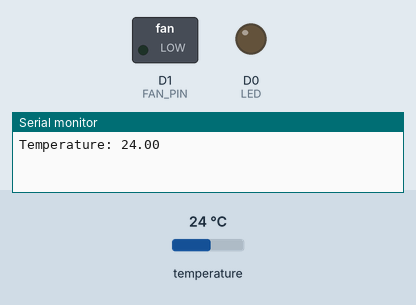
Recording of a program running on a simulated ESP8266 (NodeMCU). Parts: switched loads named in the program (green lamp = pin HIGH), output pins drawn as LEDs (lit = HIGH), the last lines printed to the serial monitor. Inputs (shaded band) come from the test bench; at power-on: temperature 24 °C.

Above: at 1.9 s.
2.0 s: temperature set to 25.6 °C
At 7.2 s:
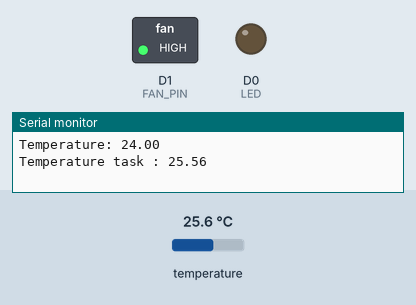
8.2 s: temperature set to 22.6 °C
14.4 s: temperature set to 21.5 °C
At 17.2 s:
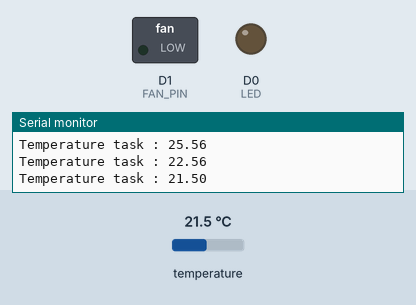
20.6 s: temperature set to 28 °C
At 22.3 s:
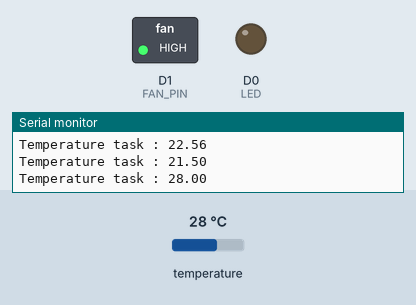
Timing chart, 0 to 23.8 s (numbered marks = the images above; inputs shaded):
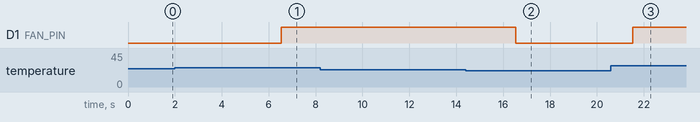

The program:

main.cpp
```cpp
#include <Arduino.h>
#include "Thermometre.h"
#include "Fan.h"

#define LED D0
#define FAN_PIN D1
#define TEMP_PIN D2

long currentTime = 0;
long previousTime = 0;
int deltaTime = 0;

uint16 heart_acc = 0;
uint16 heart_rate = 2000;

Thermometre thermometre(TEMP_PIN);
Fan fan(FAN_PIN);

void setup() {
  Serial.begin(9600);

  pinMode(LED, OUTPUT);
  pinMode(TEMP_PIN, INPUT_PULLUP);
  pinMode(FAN_PIN, OUTPUT);

  thermometre.forceRead();

  Serial.print(F("Temperature: "));
  Serial.println(thermometre.getTemperature());

  currentTime = millis();
  previousTime = currentTime;
}

void HeartBeatTask(int deltaTime) {
  heart_acc += deltaTime;

  if (heart_acc < heart_rate) return;

  heart_acc = 0;

  Serial.print(F("Heartbeat task"));
}

float lowerLimit = 22.0;
float upperLimit = 25.0;

void loop() {
  currentTime = millis();
  deltaTime = currentTime - previousTime;
  previousTime = currentTime;

  thermometre.task(deltaTime);
  float temp = thermometre.getTemperature();

  if (temp < lowerLimit) {
    fan.turnOff();
  } else if (temp > upperLimit) {
    fan.turnOn();
  }
}
```

Fan.cpp
```cpp
#include "Fan.h"

Fan::Fan(int pin) {
  this->pin = pin;
  pinMode(pin, OUTPUT);
}

void Fan::setPin(int pin) {
  this->pin = pin;
}

void Fan::task(int deltaTime) {
  task_acc += deltaTime;

  if (task_acc < task_rate) return;

  task_acc = 0;

  Serial.print(F("Fan task"));

}

void Fan::turnOn() {
  digitalWrite(pin, HIGH);
}

void Fan::turnOff() {
  digitalWrite(pin, LOW);
}
```

Fan.h
```cpp
#ifndef FAN_h
#define FAN_h

#include <Arduino.h>

class Fan {
public:
    Fan(int pin);
    Fan();

    void setPin(int pin);
    int getPin();
    void task(int deltaTime);

    void turnOn();
    void turnOff();

private:
    int pin;
    uint16 task_acc = 0;
    uint16 task_rate = 5000;
};

#endif
```

Thermometre.cpp
```cpp
#include <Arduino.h>
#include <OneWire.h>
#include <DallasTemperature.h>
#include "Thermometre.h"

Thermometre::Thermometre(int pin){
    pinMode(pin, INPUT_PULLUP);
    oneWire.begin(pin);
    sensor.setOneWire(&oneWire);
}

Thermometre::Thermometre(){
    pinMode(pin, INPUT_PULLUP);
    oneWire.begin(ONE_WIRE_BUS);
    sensor.setOneWire(&oneWire);
}

void Thermometre::task(int deltaTime){

    task_acc += deltaTime;

    if (task_acc < task_rate) return;

    task_acc = 0;


    sensor.requestTemperatures();
    lastReading = sensor.getTempCByIndex(0);

    Serial.print(F("Temperature task : "));
    Serial.println(lastReading);
}

float Thermometre::getTemperature(){

  return lastReading;

}

float Thermometre::forceRead(){

    sensor.requestTemperatures();
    lastReading = sensor.getTempCByIndex(0);

    return lastReading;
}
```

Thermometre.h
```cpp
#ifndef Thermometre_h
#define Thermometre_h

#include <OneWire.h>
#include <DallasTemperature.h>

#define ONE_WIRE_BUS 4

class Thermometre {
public:
    Thermometre(int pin);
    Thermometre();

    float getTemperature();
    float forceRead();
    void setTemperature(float temperature);
    void setPin(int pin);
    int getPin();
    void task(int deltaTime);

private:
    int pin;
    float temperature;
    float lastReading;

    OneWire oneWire;
    DallasTemperature sensor;

    uint16 task_acc = 0;
    uint16 task_rate = 5000;
};

#endif
```

Measured:
- the behaviour switches between 25 and 25.1 °C on temperature (found by bisection; images 0 and 1)
- the behaviour switches between 22 and 21.9 °C on temperature (found by bisection; images 1 and 2)
- after the input at 2.0 s, D1 (FAN_PIN): LOW → HIGH after 4.5 s
- after the input at 14.4 s, D1 (FAN_PIN): HIGH → LOW after 2.1 s
- after the input at 20.6 s, D1 (FAN_PIN): LOW → HIGH after 0.93 s
